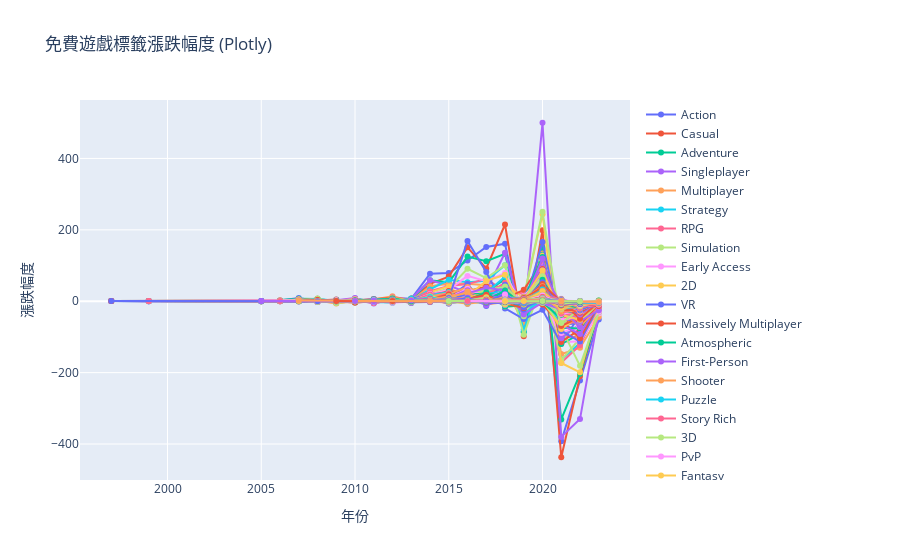
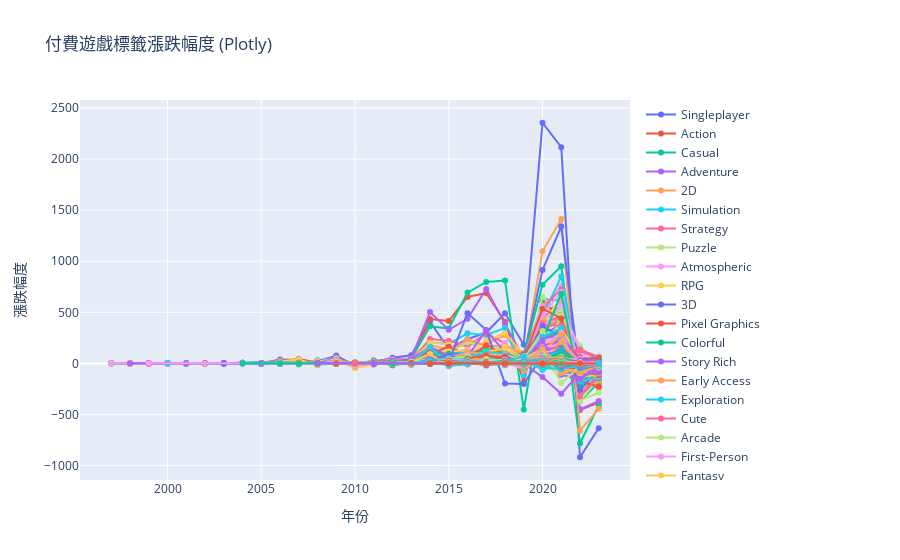

The notebook cell saved with these charts, in order:
### Code cell
import json
import collections
from datetime import datetime

import plotly.graph_objects as go

# 載入免費和付費遊戲的 JSON 檔案
with open('free_games.json', 'r', encoding='utf-8') as f:
    free_games = json.load(f)

with open('paid_games.json', 'r', encoding='utf-8') as f:
    paid_games = json.load(f)

# 分析遊戲標籤，排除 'Indie' 和 'Free to Play'，並加入年份區分
def analyze_tags(games):
    tag_counts_by_year = {}
    for game in games:
        try:
            release_year = datetime.strptime(game['releaseDate'], '%b %d, %Y').year
        except ValueError:
            # 若日期格式不正確，則跳過此遊戲
            continue

        if release_year not in tag_counts_by_year:
            tag_counts_by_year[release_year] = collections.Counter()

        for tag in game['tags']:
            if tag not in ['Indie', 'Free to Play']:
                tag_counts_by_year[release_year][tag] += 1
    return tag_counts_by_year

free_game_tags_by_year = analyze_tags(free_games)
paid_game_tags_by_year = analyze_tags(paid_games)

# 計算每個標籤在每個年份的漲跌幅度
def calculate_tag_changes(tag_counts_by_year):
    tag_changes = {}
    for year, tag_counts in tag_counts_by_year.items():
        for tag, count in tag_counts.items():
            if tag not in tag_changes:
                tag_changes[tag] = {}
            tag_changes[tag][year] = count

    tag_changes_new = {}
    for tag, year_counts in tag_changes.items():
        years = sorted(year_counts.keys())
        tag_changes_new[tag] = {}
        for i in range(1, len(years)):
            prev_year = years[i - 1]
            curr_year = years[i]
            change = year_counts[curr_year] - year_counts[prev_year]
            tag_changes_new[tag][curr_year] = change
        first_year = years[0]
        if first_year not in tag_changes_new[tag]:
            tag_changes_new[tag][first_year] = year_counts[first_year]
    return tag_changes_new

free_game_tag_changes = calculate_tag_changes(free_game_tags_by_year)
paid_game_tag_changes = calculate_tag_changes(paid_game_tags_by_year)

# 計算每個標籤的總數（不考慮年份）
def calculate_total_tag_counts(games):
    tag_counts = collections.Counter()
    for game in games:
        for tag in game['tags']:
            if tag not in ['Indie', 'Free to Play']:
                tag_counts[tag] += 1
    return tag_counts

free_game_tag_totals = calculate_total_tag_counts(free_games)
paid_game_tag_totals = calculate_total_tag_counts(paid_games)

# 繪製 Plotly 圖表
def plot_tag_changes_plotly(tag_changes, title, tag_totals):
    # 按照標籤的總數排序（降序）
    sorted_tags = sorted(tag_totals, key=tag_totals.get, reverse=True)

    fig = go.Figure()
    for tag in sorted_tags:
        year_changes = tag_changes[tag]

        # 過濾年份到 2023
        years = sorted([year for year in year_changes.keys() if year <= 2023])
        changes = [year_changes[year] for year in years]

        fig.add_trace(go.Scatter(x=years, y=changes, mode='lines+markers', name=tag))

    fig.update_layout(
        title=title,
        xaxis_title='年份',
        yaxis_title='漲跌幅度',
        hovermode='closest'
    )
    fig.show()

# 繪製免費遊戲和付費遊戲的 Plotly 圖表
plot_tag_changes_plotly(free_game_tag_changes, '免費遊戲標籤漲跌幅度 (Plotly)', free_game_tag_totals)
plot_tag_changes_plotly(paid_game_tag_changes, '付費遊戲標籤漲跌幅度 (Plotly)', paid_game_tag_totals)
